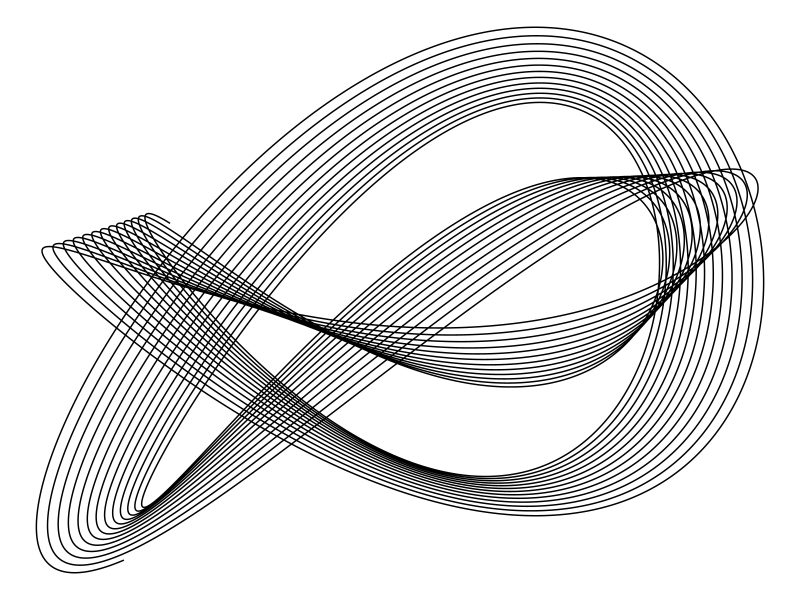

Recreate this plot in R.
## ---- chunk 1
knitr::opts_chunk$set(
  comment=NA, 
  echo=TRUE, 
  warning=TRUE, 
  message=TRUE, 
  fig.width=11, 
  fig.height=8.5,
  error=TRUE
)
## ---- chunk 2
# import libraries
library(tidyverse)
## ---- chunk 3
h <- function(t, a, b, d, e) exp(-a * t) * sin(t * b + 3) + exp(-d * t) * sin(t * e + 1)
f <- sample(2:3, 4, TRUE)
d <- runif(4, 0, 0.01)

seq(1, 80, 0.0005) %>%
  data.frame(., x=h(., d[1], f[1], d[2], f[2]), y=h(., d[3], f[3], d[4], f[4])) %>%
  ggplot(aes(x, y)) +
    geom_path() +
    theme_void()
